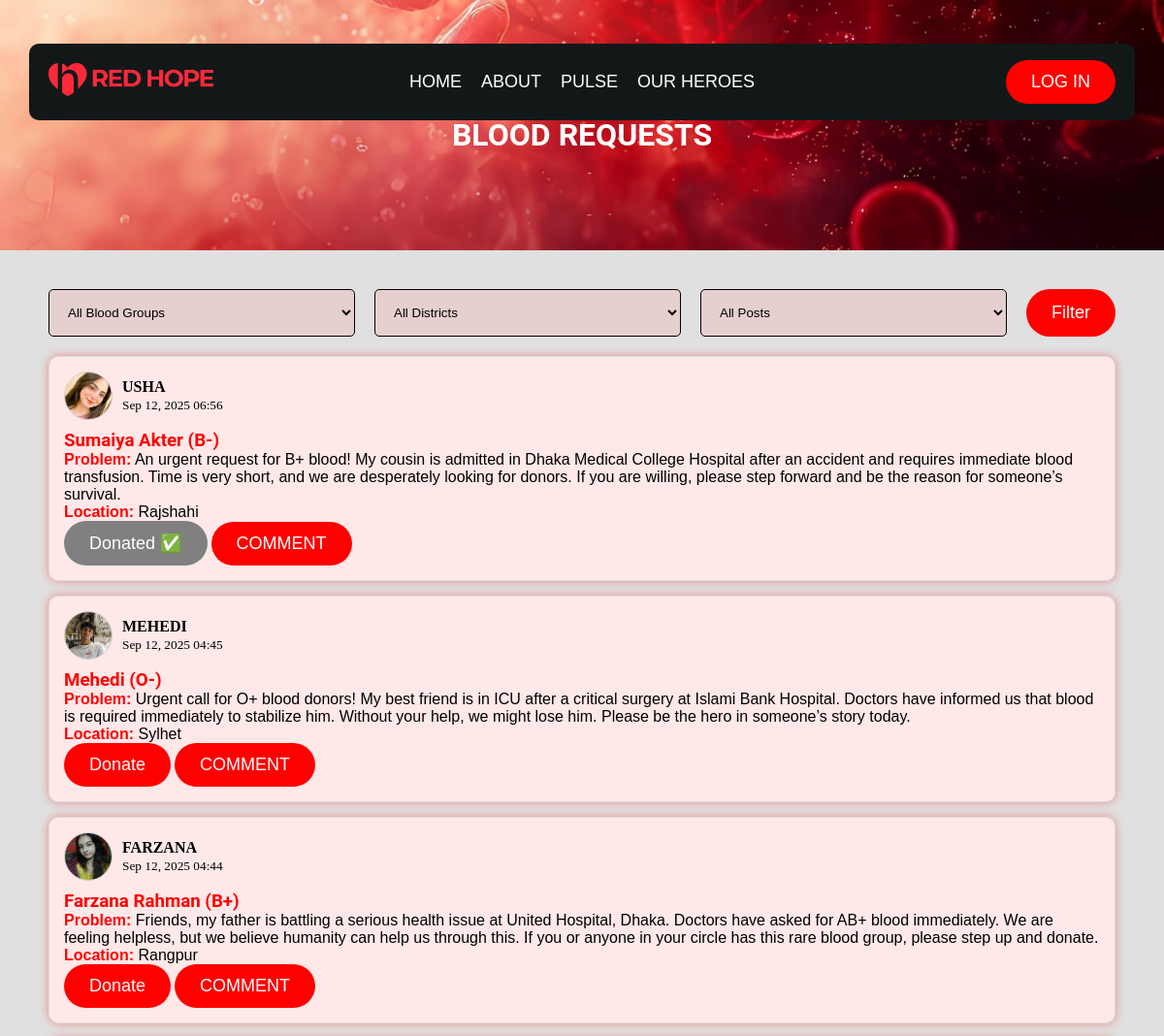
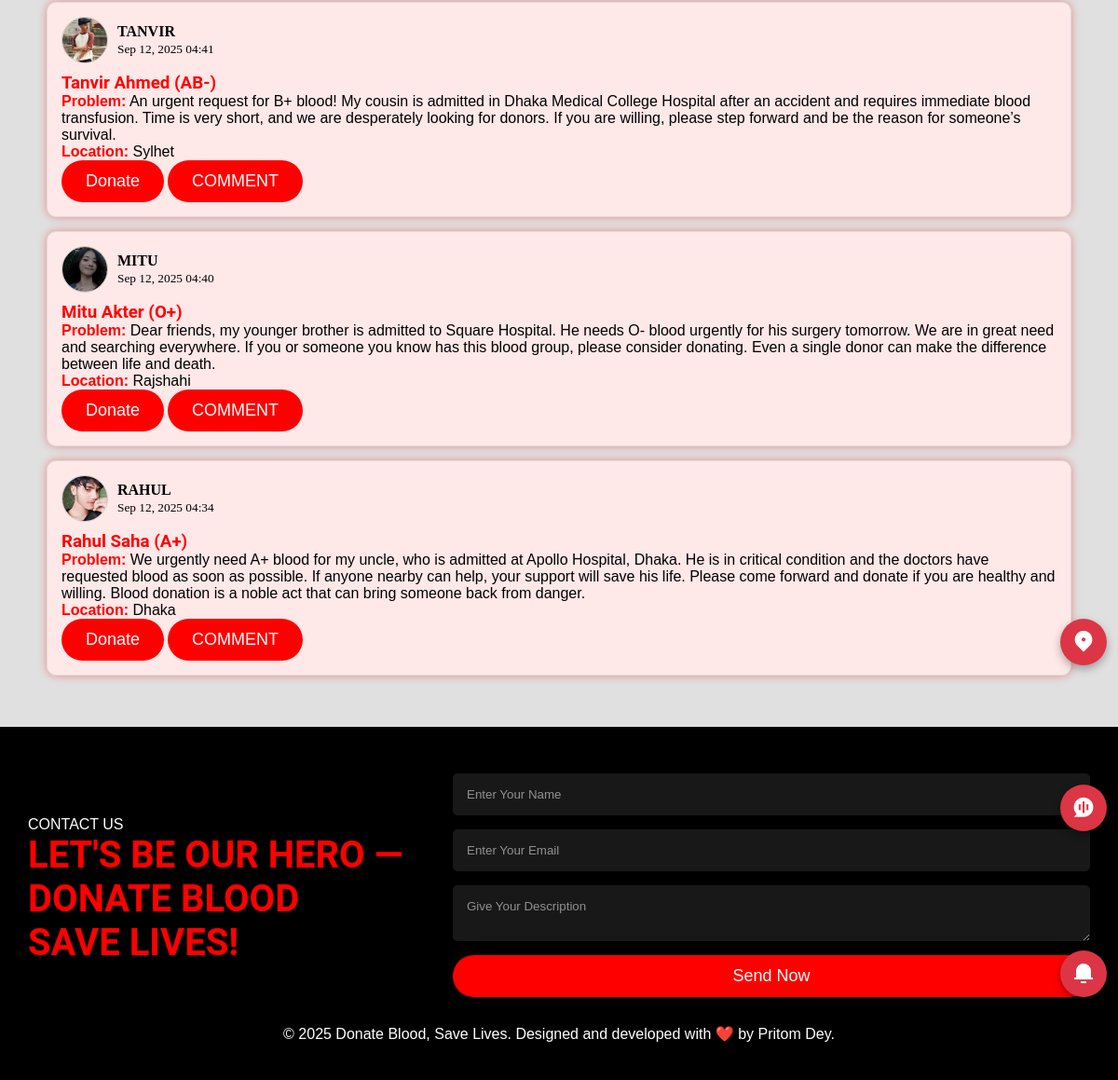
The app's page /pluse/ (signed in) with its own data (2 pictures, top to bottom).
### donor/models.py (models this page shows, shortened)
class RequestPost(models.Model):
    BANGLADESH_DISTRICTS = [
        ('Dhaka', 'Dhaka'), ('Chattogram', 'Chattogram'),
        ('Rajshahi', 'Rajshahi'), ('Khulna', 'Khulna'),
        ('Barishal', 'Barishal'), ('Sylhet', 'Sylhet'),
        ('Rangpur', 'Rangpur'), ('Mymensingh', 'Mymensingh'),
    ]
    POST_TYPE_CHOICES = [
        ('receiver', 'Receiver'),
        ('donor', 'Donor'),
        ('donated', 'Donated'),
    ]
    user = models.ForeignKey(User, on_delete=models.CASCADE)
    name = models.CharField(max_length=200)
    problem = models.TextField()
    blood_group = models.CharField(max_length=5)
    location = models.CharField(max_length=50, choices=BANGLADESH_DISTRICTS)
    post_type = models.CharField(max_length=10, choices=POST_TYPE_CHOICES, default='receiver')
    created_at = models.DateTimeField(auto_now_add=True)

class Profile(models.Model):
    BLOOD_GROUP_CHOICES = [
        ('A+', 'A+'), ('A-', 'A-'),
        ('B+', 'B+'), ('B-', 'B-'),
        ('O+', 'O+'), ('O-', 'O-'),
        ('AB+', 'AB+'), ('AB-', 'AB-')
    ]
    ROLE_CHOICES = [
        ('donor', 'Donor'),
        ('receiver', 'Receiver')
    ]
    user = models.OneToOneField(User, on_delete=models.CASCADE)
    blood_group = models.CharField(max_length=3, choices=BLOOD_GROUP_CHOICES)
    role = models.CharField(max_length=10, choices=ROLE_CHOICES)
    profile_pic = models.ImageField(upload_to="profile_pics/", default="default.jpg")
    last_donation_date = models.DateField(null=True, blank=True)  # <-- Added field

### donor/views.py (the view)
# urls.py: path('pluse/', views.pluse, name="pluse"),
@login_required(login_url="login")
def pluse(request):
    posts = RequestPost.objects.all().order_by("-created_at")
    blood_group = request.GET.get("blood_group")
    location = request.GET.get("location")
    post_type = request.GET.get("post_type")
    if blood_group and blood_group != "all":
        posts = posts.filter(blood_group=blood_group)
    if location and location != "all":
        posts = posts.filter(location=location)
    if post_type and post_type != "all":
        posts = posts.filter(post_type=post_type)
    user_requests = []
    if request.user.is_authenticated:
        user_requests = DonationRequest.objects.filter(
            donor=request.user
        ).values_list("post_id", flat=True)
    context = {
        "posts": posts,
        "user_requests": user_requests,
    }
    return render(request, "donor/pluse.html", context)

### donor/templates/donor/pluse.html (shortened to what this page needs)
{% extends 'donor/base.html' %}
{% block main %}
<div style="text-transform: uppercase;color: red;" class="pluse_banner">
  <h1 >Blood Requests</h1>
</div>
<div class="posts">
<form method="get" style="margin-bottom:20px; display:flex; gap:10px; flex-wrap:wrap;">
  <div class="select">
    <select name="blood_group" style="border: black 1px solid;  color: black;">
      <option style="color: #fff;" value="all" {% if request.GET.blood_group == "all" or not request.GET.blood_group %}selected{% endif %}>All Blood Groups</option>
    </select>
    <select name="location" style="border: black 1px solid;  color: black;">
      <option style="color: #fff;" value="all" {% if request.GET.location == "all" or not request.GET.location %}selected{% endif %}>All Districts</option>
    </select>
    <select name="post_type" style="border: black 1px solid; color: black;">
      <option style="color: #fff;" value="all" {% if request.GET.post_type == "all" or not request.GET.post_type %}selected{% endif %}>All Posts</option>
    </select>
    <button type="submit" class="btn">Filter</button>
  </div>
</form>
  {% for post in posts %}
    <div class="post" id="post-{{ post.id }}" style="border:1px solid #ddd; padding:15px; margin-bottom:15px; border-radius:10px;">
      <div style="display:flex; align-items:center; gap:10px; margin-bottom:10px;">
        <img src="{{ post.user.profile.profile_pic.url }}"
             alt="{{ post.user.username }}"
             style="width:50px; height:50px; border-radius:50%; object-fit:cover; border:1px solid #ccc;">
        <div>
          <strong style="text-transform: uppercase;">{{ post.user.username }}</strong><br>
          <small>{{ post.created_at|date:"M d, Y H:i" }}</small>
        </div>
      </div>
      <h3 style="color: red;">{{ post.name }} ({{ post.blood_group }})</h3>
      <p><strong style="color: red;">Problem:</strong> {{ post.problem }}</p>
      <p><strong style="color: red;">Location:</strong> {{ post.location }}</p>
 <div class="btn_com">
{% if post.post_type == "donated" %}
    <button class="btn" style="background: gray;">Donated ✅</button>
{% elif user.is_authenticated and post.id in user_requests %}
    <button class="btn" style="background: orange;">Already Sent ✅</button>
{% else %}
    <a href="{% url 'donate_now' post.id %}">
        <button class="btn">Donate</button>
    </a>
{% endif %}
          <button class="btn toggle-comments" data-post-id="{{ post.id }}">COMMENT</button>
      </div>
    </div>
  {% empty %}
    <p style="text-align: center; text-transform: uppercase; color: red;">No requests yet.</p>
  {% endfor %}
</div>
{% endblock main %}

### donor/static/css/style.css (style rules this page uses)
* { margin: 0; padding: 0; box-sizing: border-box; }
html, body { width: 100%; height: 100%; background-color: #e0e0e0; }
h1, h2, h3 { font-family: 'Roboto', sans-serif; }
p { font-family: 'Poppins', sans-serif; }
a { text-decoration: none; }
.btn { background-color: red; color: #fff; padding: 12px 26px; border: none; border-radius: 30px; font-size: 18px; cursor: pointer; transition: all 0.3s ease; }
.select { display: flex; gap: 20px; width: 100%; }
.select select { width: 50%; border: #fff solid 1px; color: #fff; padding: 15px; background: #ff83832f; border-radius: 5px; }
.select select option { background-color: #7f0000; }
.pluse_banner { width: 100%; padding: 100px 0; background: url('../img/login.jpg'); background-position: center; background-repeat: no-repeat; background-size: cover; }
.pluse_banner h1 { text-align: center; margin-top: 20px; color: #fff; text-transform: uppercase; }
.posts { max-width: 1100px; margin: 0 auto; padding: 40px 0; }
.post { background-color: #ffe8e8; width: 100%; border: 1px solid #ff2b2b; box-shadow: 0 0px 10px rgba(255, 0, 0, 0.384); }

### records on screen
RequestPost: user.profile.profile_pic (picture), user.username "USHA", created_at "Sep 12, 2025 06:56", name "Sumaiya Akter", blood_group "B-", problem "An urgent request for B+ blood! My cousin is admitted in Dhaka Medical College Hospital after an accident and requires immediate blood transfusion. Time is very short, and we are desperately looking for donors. If you are willing, please step forward and be the reason for someone’s survival.", location "Rajshahi", post_type "Donated ✅"
RequestPost: user.profile.profile_pic (picture), user.username "MEHEDI", created_at "Sep 12, 2025 04:45", name "Mehedi", blood_group "O-", problem "Urgent call for O+ blood donors! My best friend is in ICU after a critical surgery at Islami Bank Hospital. Doctors have informed us that blood is required immediately to stabilize him. Without your help, we might lose him. Please be the hero in someone’s story today.", location "Sylhet", post_type "Donate"
RequestPost: user.profile.profile_pic (picture), user.username "FARZANA", created_at "Sep 12, 2025 04:44", name "Farzana Rahman", blood_group "B+", problem "Friends, my father is battling a serious health issue at United Hospital, Dhaka. Doctors have asked for AB+ blood immediately. We are feeling helpless, but we believe humanity can help us through this. If you or anyone in your circle has this rare blood group, please step up and donate.", location "Rangpur", post_type "Donate"
RequestPost: user.profile.profile_pic (picture), user.username "TANVIR", created_at "Sep 12, 2025 04:41", name "Tanvir Ahmed", blood_group "AB-", problem "An urgent request for B+ blood! My cousin is admitted in Dhaka Medical College Hospital after an accident and requires immediate blood transfusion. Time is very short, and we are desperately looking for donors. If you are willing, please step forward and be the reason for someone’s survival.", location "Sylhet", post_type "Donate"
RequestPost: user.profile.profile_pic (picture), user.username "MITU", created_at "Sep 12, 2025 04:40", name "Mitu Akter", blood_group "O+", problem "Dear friends, my younger brother is admitted to Square Hospital. He needs O- blood urgently for his surgery tomorrow. We are in great need and searching everywhere. If you or someone you know has this blood group, please consider donating. Even a single donor can make the difference between life and death.", location "Rajshahi", post_type "Donate"
RequestPost: user.profile.profile_pic (picture), user.username "RAHUL", created_at "Sep 12, 2025 04:34", name "Rahul Saha", blood_group "A+", problem "We urgently need A+ blood for my uncle, who is admitted at Apollo Hospital, Dhaka. He is in critical condition and the doctors have requested blood as soon as possible. If anyone nearby can help, your support will save his life. Please come forward and donate if you are healthy and willing. Blood donation is a noble act that can bring someone back from danger.", location "Dhaka", post_type "Donate"
